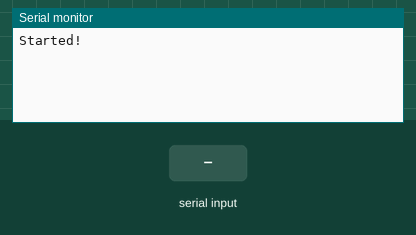
This sketch was run on a simulated Arduino Uno, built with avr-gcc and run on an emulated ATmega328P. Shown: the last lines printed to the serial monitor. The test bench sets the inputs (shaded band).

Above: at 1.2 s.
1.3 s: "1" received over the second serial link
At 3.0 s:
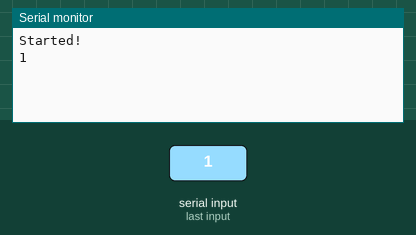
3.8 s: "0" received over the second serial link
At 5.2 s:
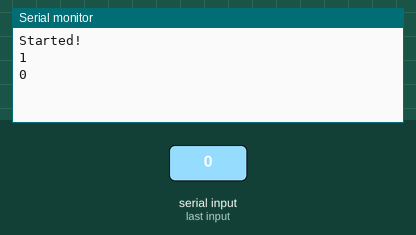
5.3 s: "2" received over the second serial link
At 7.2 s:
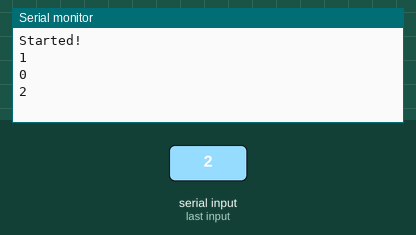

The sketch:

Radio_reciever.ino
```cpp
#include <SoftwareSerial.h>

const byte rxPin = 4;
const byte txPin = 5;

SoftwareSerial mySerial(rxPin, txPin);

void setup() {

  pinMode(rxPin, INPUT);
  pinMode(txPin, OUTPUT);

  mySerial.begin(19200);

  Serial.begin(19200);
  Serial.println("Started!");
}

void loop() {
  while (mySerial.available() == 0) {}
    Serial.println(mySerial.readString());
}
```

Measured:
- after the input at 1.3 s, the serial monitor: prints a new line after 1.0 s (image 1)
- after the input at 3.8 s, the serial monitor: prints a new line after 1.0 s (image 2)
- after the input at 5.3 s, the serial monitor: prints a new line after 1.0 s (image 3)
